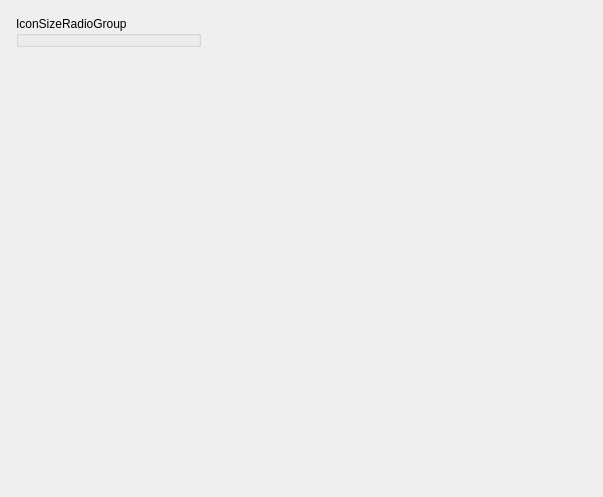
<?xml version="1.0" encoding="UTF-8"?>
<ui version="4.0">
  <class>SetupFrameGameListIconModeAppearance</class>
  <widget class="QWidget" name="SetupFrameGameListIconModeAppearance">
    <property name="geometry"><rect><x>0</x><y>0</y><width>603</width><height>497</height></rect></property>
    <property name="vclDesignWidth" stdset="0"><number>603</number></property>
    <property name="vclDesignHeight" stdset="0"><number>497</number></property>
    <layout class="QGridLayout" name="SetupFrameGameListIconModeAppearance_Layout" columnstretch="0,1">
      <property name="leftMargin"><number>16</number></property>
      <property name="topMargin"><number>16</number></property>
      <property name="rightMargin"><number>4</number></property>
      <property name="bottomMargin"><number>8</number></property>
      <property name="horizontalSpacing"><number>8</number></property>
      <property name="verticalSpacing"><number>4</number></property>
      <item row="0" column="0" alignment="Qt::AlignLeft">
        <widget class="TRadioGroupWidget" name="IconSizeRadioGroup">
          <property name="title"><string>IconSizeRadioGroup</string></property>
          <property name="items" stdset="0"><stringlist notr="true"><string>32</string><string>64</string><string>128</string><string>256</string></stringlist></property>
          <property name="minimumSize"><size><width>185</width><height>0</height></size></property>
        </widget>
      </item>
      <item row="0" column="1">
        <spacer name="SetupFrameGameListIconModeAppearance_Layout_HFill">
          <property name="orientation"><enum>Qt::Horizontal</enum></property>
          <property name="sizeHint" stdset="0"><size><width>0</width><height>0</height></size></property>
        </spacer>
      </item>
      <item row="1" column="0">
        <spacer name="SetupFrameGameListIconModeAppearance_VFill">
          <property name="orientation"><enum>Qt::Vertical</enum></property>
          <property name="sizeHint" stdset="0"><size><width>0</width><height>0</height></size></property>
        </spacer>
      </item>
    </layout>
  </widget>
  <customwidgets>
    <customwidget>
      <class>TRadioGroupWidget</class>
      <extends>QGroupBox</extends>
      <header>VclWidgets.h</header>
    </customwidget>
  </customwidgets>
  <resources>
    <include location="../../resources/dfend.qrc" />
  </resources>
  <connections />
</ui>
